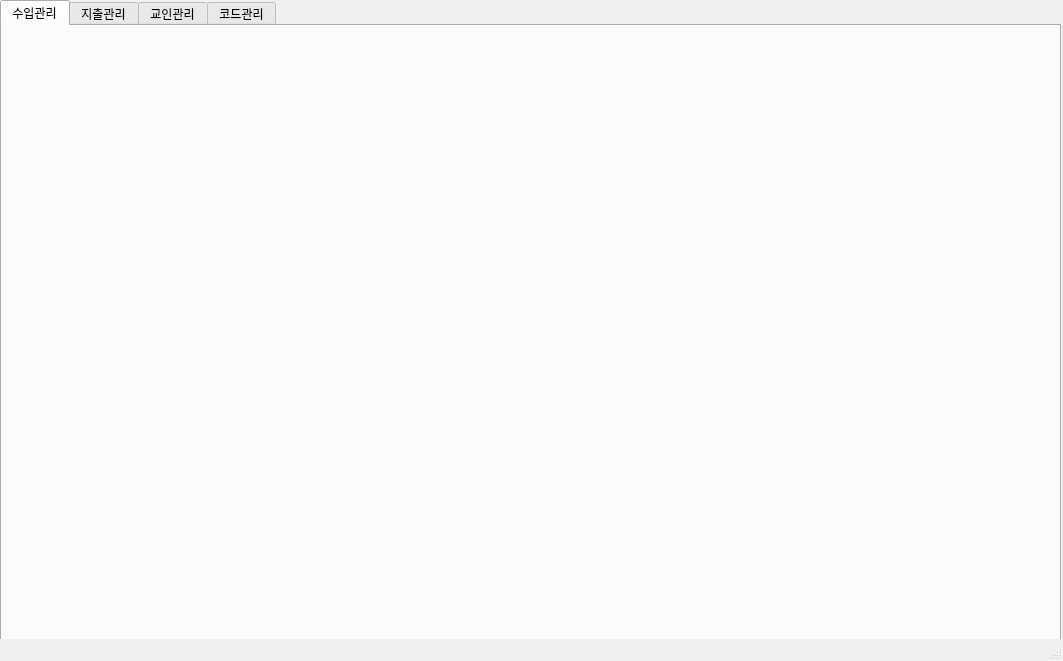
<?xml version="1.0" encoding="UTF-8"?>
<ui version="4.0">
 <class>MainWindow</class>
 <widget class="QMainWindow" name="MainWindow">
  <property name="geometry">
   <rect>
    <x>0</x>
    <y>0</y>
    <width>1063</width>
    <height>661</height>
   </rect>
  </property>
  <property name="windowTitle">
   <string>MainWindow</string>
  </property>
  <widget class="QWidget" name="centralwidget">
   <widget class="QWidget" name="verticalLayoutWidget">
    <property name="geometry">
     <rect>
      <x>0</x>
      <y>0</y>
      <width>1061</width>
      <height>641</height>
     </rect>
    </property>
    <layout class="QVBoxLayout" name="verticalLayout">
     <item>
      <widget class="QTabWidget" name="tabWidget">
       <property name="enabled">
        <bool>true</bool>
       </property>
       <property name="tabShape">
        <enum>QTabWidget::Rounded</enum>
       </property>
       <property name="currentIndex">
        <number>0</number>
       </property>
       <property name="iconSize">
        <size>
         <width>40</width>
         <height>40</height>
        </size>
       </property>
       <widget class="QWidget" name="tapREVENUE">
        <attribute name="title">
         <string>수입관리</string>
        </attribute>
       </widget>
       <widget class="QWidget" name="tapEXPENDITURE">
        <attribute name="title">
         <string>지출관리</string>
        </attribute>
       </widget>
       <widget class="QWidget" name="tabUSER">
        <attribute name="title">
         <string>교인관리</string>
        </attribute>
       </widget>
       <widget class="QWidget" name="tabCODE">
        <attribute name="title">
         <string>코드관리</string>
        </attribute>
       </widget>
      </widget>
     </item>
    </layout>
   </widget>
  </widget>
  <widget class="QStatusBar" name="statusbar"/>
 </widget>
 <resources/>
 <connections/>
</ui>
